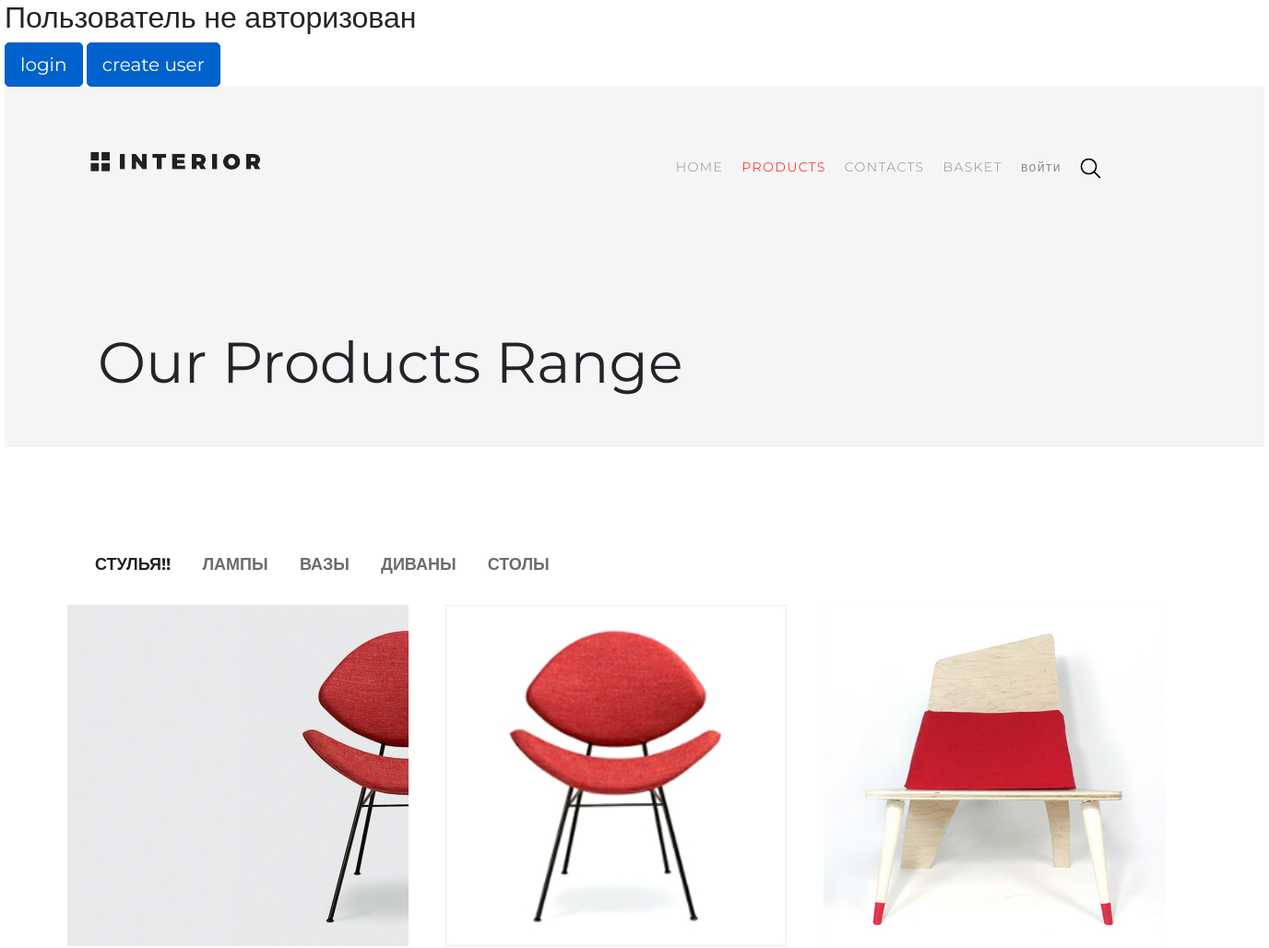
The app's page /products/category/31/page/1/ (upper part), older data.
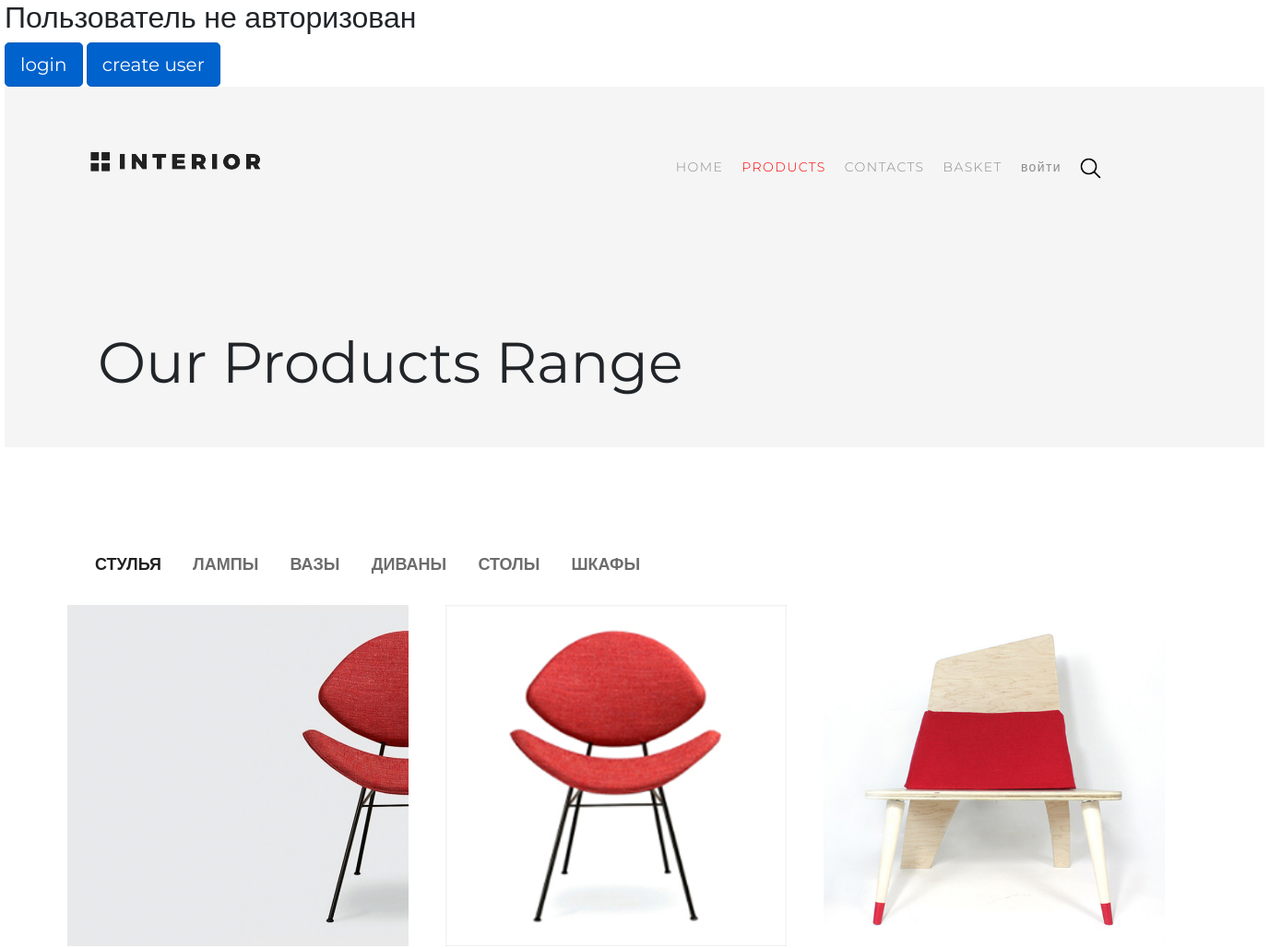
The same page, newer data.
### mainapp/models.py (models this page shows, shortened)
class ProductCategory (models.Model):
    class Meta:
        verbose_name = 'Категория'
        verbose_name_plural = 'Категории'
    name = models.CharField(verbose_name='имя', max_length=64, unique=True)
    description = models.TextField(verbose_name='описание', blank=True)
    is_active = models.BooleanField(verbose_name='активен', default=True)

class Product(models.Model):
    class Meta:
        verbose_name = 'Продукт'
        verbose_name_plural = 'Продукты'
    category = models.ForeignKey(ProductCategory, on_delete=models.CASCADE)
    name = models.CharField(verbose_name='имя продукта', max_length=128)
    image = models.ImageField(upload_to='products_images', blank=True)
    short_desc = models.CharField(verbose_name='краткое описание продукта', max_length=60, blank=True)
    description = models.TextField(verbose_name='описание продукта', blank=True)
    price = models.DecimalField(verbose_name='цена', max_digits=8, decimal_places=2, default=0)
    quantity = models.PositiveIntegerField(verbose_name='в наличии', default=0)
    is_hot = models.BooleanField(verbose_name='горячее предложение', default=False)
    is_active = models.BooleanField(verbose_name='активен', default=True)

### mainapp/views.py (the view)
# urls.py: path('products/', include( 'mainapp.urls', namespace='products')),
def products(request, pk=None, page=1):
    if pk is not None:
        if pk == 0:
            category = {
                'pk': 0,
                'name': 'все'
            }
            products = Product.objects.filter(is_active=True, category__is_active=True).order_by('price')
        else:
            category = get_object_or_404(ProductCategory, pk=pk)
            products = Product.objects.filter(category__pk=pk, is_active=True, category__is_active=True).order_by('price')
        """hot_product"""
        hot_product = [Product.objects.filter(is_hot=True).order_by('?').first()]
        while len(hot_product) < 2:
            sec_hot = Product.objects.filter(is_hot=True).order_by('?').first()
            if hot_product[0] != sec_hot:
                hot_product.append(sec_hot)
        """paginator"""
        paginator = Paginator(products, 6)
        try:
            products_paginator = paginator.page(page)
        except PageNotAnInteger:
            products_paginator = paginator.page(1)
        except EmptyPage:
            products_paginator = paginator.page(paginator.num_pages)
        content = {
                   'links_sec_menu': links_sec_menu,
                   'products': products_paginator,
                   'titles': titles,
                   'hot_product': hot_product,
                   'category': category,
                   }
        return render(request, 'mainapp/catalog.html', content)

### mainapp/templates/mainapp/catalog.html (shortened to what this page needs)
{% extends 'mainapp/base.html' %}
{% load staticfiles %}
{% block css %}
    {{ block.super}}
    <link rel="stylesheet" type="text/css" href="{% static '/css/style_deals.css' %}">
    <link rel="stylesheet" type="text/css" href="{% static '/css/style_contacts.css' %}">
{% endblock %}
{% block header %}
    {{block.super}}
    <h1>Our Products Range</h1>
{% endblock %}
{% block content %}
            {% include 'mainapp/includes/inc_sec_menu.html' %}
            {% for product in products %}
                {% if forloop.counter|add:2|divisibleby:3 %}
                    <div class="trends row row_3">
                {% endif %}
                    <div class="product col-lg-4">
                        <img src="http://localhost:8000/media/{{ product.image }}" alt="Картинка не прогрузилась">
                    </div>
                {% if forloop.counter|divisibleby:3 or forloop.last %}
                    </div>
                {% endif %}
            {% endfor %}
{% endblock %}

### mainapp/templates/mainapp/base.html (shortened to what this page needs)
<!DOCTYPE html>
{% load staticfiles %}
{% load custom_tags %}
<html lang="en">
<head>
    {% block css %}
        <link rel="stylesheet" href="{% static '/css/bootstrap.min.css' %}">
        <link rel="stylesheet" type="text/css" href="{% static '/css/style.css' %}">
    {% endblock %}
</head>
<body>
    <div class="conteiner">
        <div class="user">
            {% if request.user.is_authenticated %}
                <h2>Пользователь: {{ request.user.username|title }}</h2>
                <a href="{% url 'auth:logout' %}" class="btn btn-primary btn-lg active" role="button" aria-pressed="true">logout</a>
                <a href="{% url 'auth:edit' request.user.id %}" class="btn btn-primary btn-lg active" role="button" aria-pressed="true">edit profile</a>
                <a href="{% url 'basket:view' %}" class="btn btn-primary btn-lg active" role="button" aria-pressed="true">your cart</a>
                <h3> In your cart: {{ request.user|basket_total_quantity }} products fo the amount of {{ request.user|basket_total_cost }}</h3>
            {% else %}
                <h2>Пользователь не авторизован</h2>
                <a href="{% url 'auth:login' %}" class="btn btn-primary btn-lg active" role="button" aria-pressed="true">login</a>
                <a href="{% url 'auth:register' %}" class="btn btn-primary btn-lg active" role="button" aria-pressed="true">create user</a>
            {% endif %}
        </div>
        <div class="header">
            {% block header %}
                <a href="{% url 'main' %}">
                    <img class="logo" src="{% static '/img/logo.png' %}" alt="Картинка не прогрузилась">
                </a>
                {% include 'mainapp/includes/inc_menu.html' %}
            {% endblock %}
        </div>
        <div class="content">
            {% block content %}
            {% endblock %}
        </div>
    </div>
</body></html>

### mainapp/templates/mainapp/includes/inc_menu.html (shortened to what this page needs)
{% load staticfiles %}
{% block menu %}
    <ul class="menu">
            <li>
                <a href="{% url 'main' %}"
                    class="">
                    HOME
                </a>
            </li>
            <li>
                <a href="{% url 'products:page' 0 1 %}"
                    class="{% if request.resolver_match.namespace == 'products' %}
                        active
                        {% endif %}">
                    PRODUCTS
                </a>
            </li>
            <li>
                <a href="{% url 'contact' %}"
                    class="">
                    CONTACTS
                </a>
            </li>
            <li>
                <a href="{% url 'basket:view' %}"
                    class="">
                    BASKET
                </a>
            </li>
            <li>
                {% if user.is_authenticated %}
                    <a href="{% url 'auth:logout' %}">выйти</a>
                {% else %}
                    <a href="{% url 'auth:login' %}">войти</a>
                {% endif %}
            </li>
        <li><a href="{% url 'main' %}"><img src="{% static '/img/search.png' %}" alt="search"></a></li>
    </ul>
{% endblock %}

### mainapp/templates/mainapp/includes/inc_sec_menu.html
{% load staticfiles %}
{% block menu %}
    <div class="categories">
        <ul>
            {% for link in links_sec_menu %}
                <li><a href="{% url 'products:page' link.id 1 %}"
                       class="{% if request.resolver_match.kwargs.pk == link.id %}
                                 active
                              {% endif %}">
                       {{ link.name }}
                    </a>
                </li>
            {% endfor %}
        </ul>
    </div>
{% endblock %}

### mainapp/templates/mainapp/includes/inc_prod_2.html (shortened to what this page needs)
{% load staticfiles %}

### static/css/style.css (style rules this page uses)
body { font-family: 'Montserrat', sans-serif; max-width: 1366px; min-width: 800px; margin: 0 auto; }
html, body { height: 100%; }
* { padding: 0; margin: 0; }
a { text-decoration: none; }
li { list-style-type: none; }
.conteiner { min-height: 100%; }
.header { height: 800px; background-image: url(../img/slider-img.jpg); position: relative; min-width: 800px; }
.logo { width: 185px; height: 22px; margin: 70px 0 0 93px; }
.menu { float: right; margin: 67px 167px 0 0; }
.menu li { float: left; }
.menu a { display: block; padding: 10px; font-size: 14px; color: #8c8c8c; font-weight: 300; letter-spacing: 1.4px; }
.col-lg-6, .col-lg-4 { padding: 0; }
.product { height: 270px; margin: 0px; padding: 0; }
.product img { position: absolute; }
.row_3 img { width: 370px; height: 370px; }
a.active { color: red; }

### static/css/style_deals.css (style rules this page uses)
.header { background-image: none; height: unset; margin-bottom: 40px; }
.categories { width: 100%; background-color: #f4f4f4; }
.categories ul { margin: 0; text-align: center; }
.categories li { margin: 15px; padding: 0; display: inline-block; }
.categories a { color: #6c6c6c; font-size: 18px; font-weight: 700; text-transform: uppercase; }
.categories .active { color: #212121; }
.product { height: 370px; margin: 15px 0; padding: 0; }

### static/css/style_contacts.css (style rules this page uses)
.header { background-color: #f5f5f5; background-image: none; height: unset; padding-bottom: 56px; }
.header h1 { font-size: 62px; font-weight: 400; line-height: 72px; margin: 171px 0 0 101px; }
.content { padding: 59px 83px 110px; }
.categories { background-color: #fff; }
.categories ul { text-align: unset; }

Row changes from the older to the newer data that the page shows:
changed ProductCategory: name "СТУЛЬЯ!!" → "СТУЛЬЯ"
added ProductCategory: name "ШКАФЫ"
